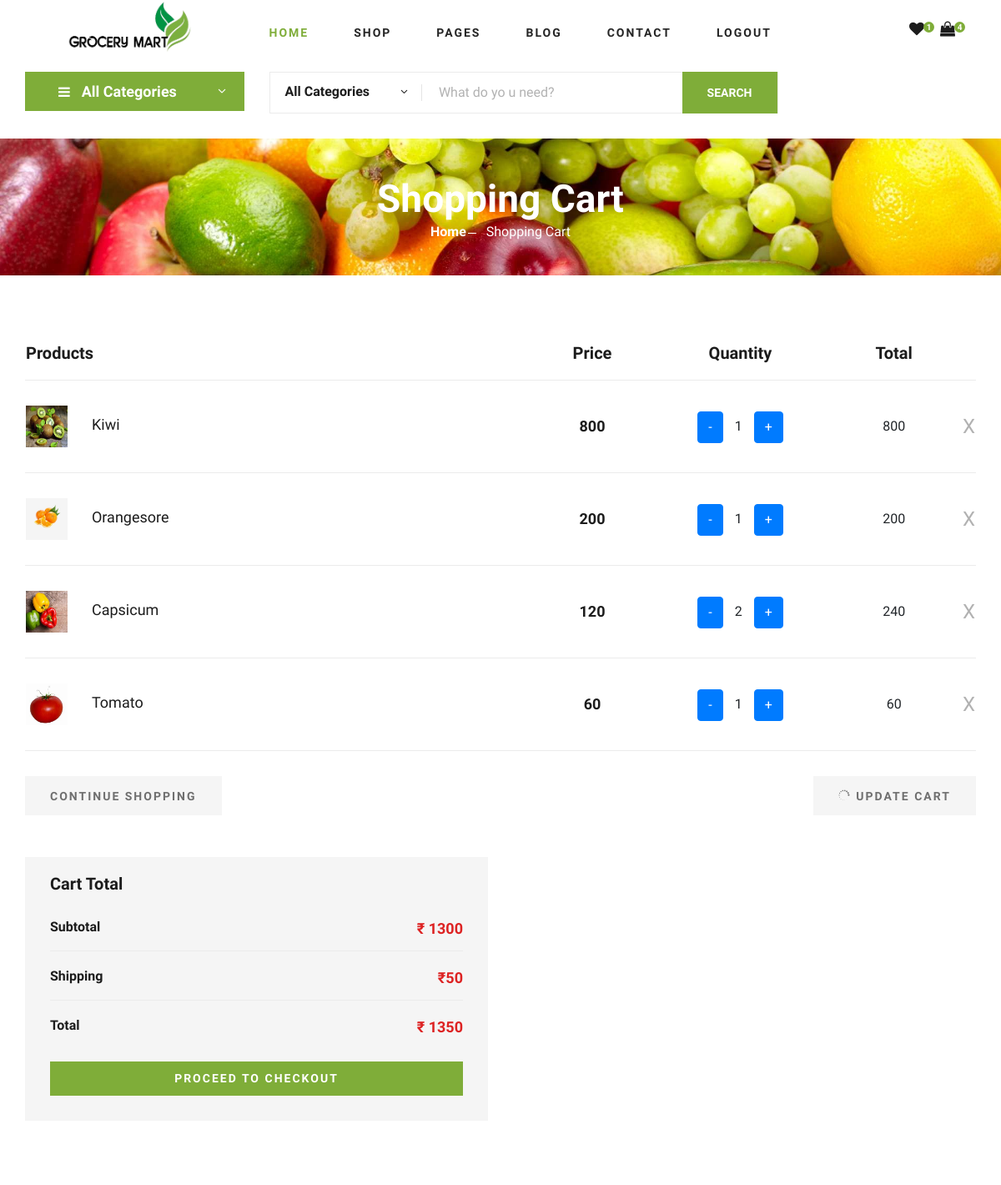
Page /shoping_cart/ (signed in, upper part) on the earlier database version.
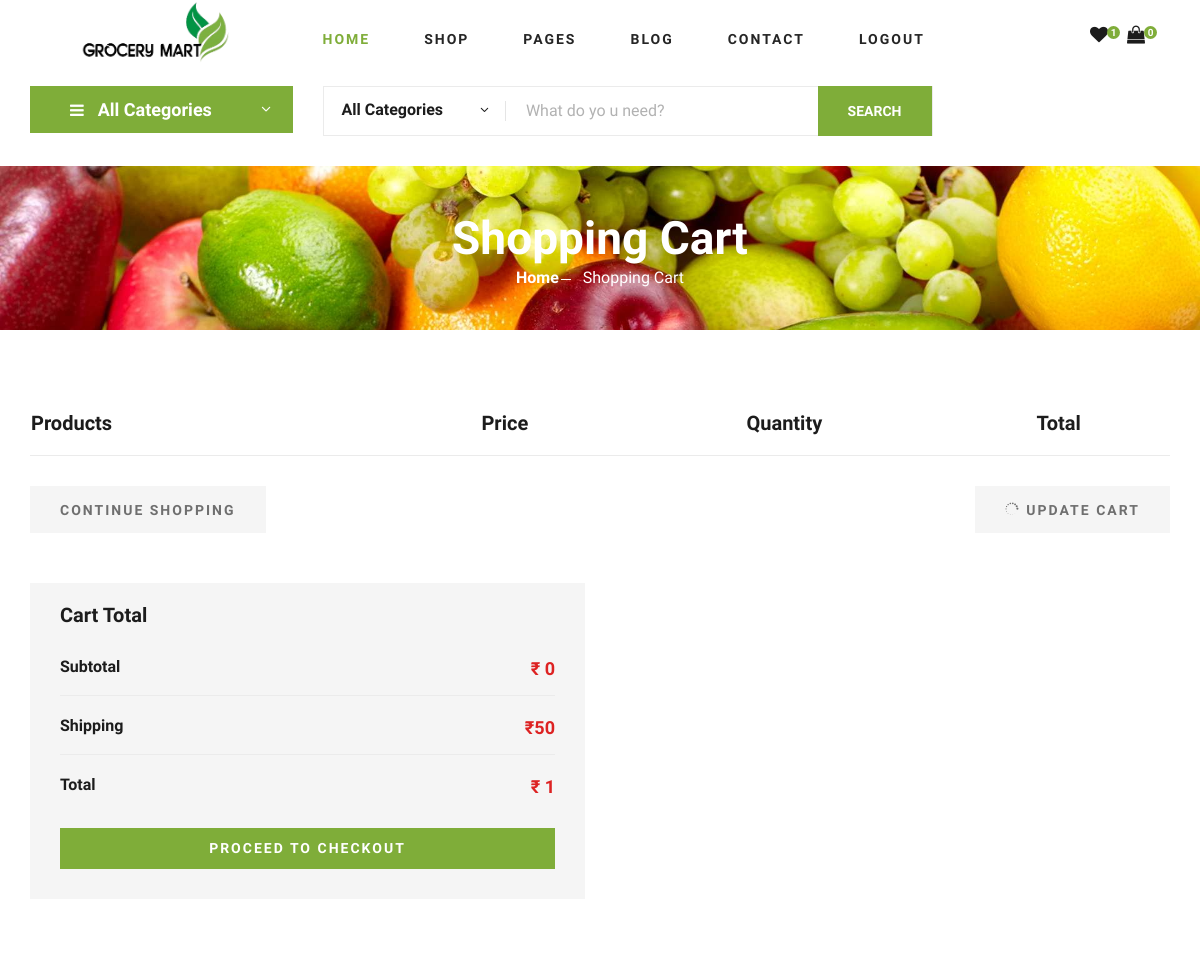
Same page on the later database version.
### myapp/models.py (models this page shows)
class Add_to_cart(models.Model):
    product_id = models.ForeignKey(Add_product, on_delete=models.CASCADE)
    user_id =  models.ForeignKey(User, on_delete=models.CASCADE)
    pic = models.ImageField(upload_to = "img")
    name = models.CharField(max_length=30)
    quantuty = models.IntegerField(default=1)
    price = models.IntegerField()
    total_price = models.IntegerField()

### myapp/views.py (the view)
# urls.py: path('shoping_cart/',views.shoping_cart,name='shoping_cart'),
def shoping_cart(request):
    uid = User.objects.get(email=request.session['email'])
    cid = Add_to_cart.objects.filter(user_id=uid)
    prod = Add_to_cart.objects.filter(user_id=uid)
    lid = Add_to_cart.objects.filter(user_id=uid).count()
    list1=[]
    sub_total=0
    total = 1
    for x in prod:
        z=x.price * x.quantuty
        list1.append(z)
        sub_total = sum(list1)
        total = sub_total + 50
    context ={
        'cid' : cid,
        'lid' : lid,
        'sub_total' : sub_total,
        'total' : total
    }
    return render(request, "myapp/shoping_cart.html",context)

### myapp/templates/myapp/shoping_cart.html (shortened to what the changed rows need)
    {% extends 'myapp/index.html' %}
    {% load static %}
    {% block  content %}
    <section class="breadcrumb-section set-bg" data-setbg="{% static 'img/ab_2.jpg' %}">
        <div class="container">
            <div class="row">
                <div class="col-lg-12 text-center">
                    <div class="breadcrumb__text">
                        <h2>Shopping Cart</h2>
                    </div>
                </div>
            </div>
        </div>
    </section>
    <section class="shoping-cart spad">
        <div class="container">
            <div class="row">
                <div class="col-lg-12">
                    <div class="shoping__cart__table">
                        <table>
                            <thead>
                                <tr>
                                    <th class="shoping__product">Products</th>
                                    <th>Price</th>
                                    <th>Quantity</th>
                                    <th>Total</th>
                                    <th></th>
                                </tr>
                            </thead>
                            <tbody>
                                {% for i in  cid %}
                                <tr>
                                    <td class="shoping__cart__item">
                                        <img src="{{i.pic.url}}" height="50" width="50" alt="">
                                        <h5>{{i.name}}</h5>
                                    </td>
                                    <td class="shoping__cart__price">
                                        {{i.price}}
                                    </td>
                                <td class="quantity">
                                    <div class="quantity buttons-add-minus">
                                    <a href="{% url 'manus' i.id %}" class="btn btn-primary">-</a>
                                    <label for="" style="margin: 10px;">{{i.quantuty}}</label>
                                    <a href="{% url 'puls' i.id %}" class="btn btn-primary">+</a>
                                    </div>
                                </td>
                                    <td class="shopping__cart__total">
                                        {{i.total_price}}
                                    </td>
                                    <td class="shoping__cart__item__close">
                                       <a href="{% url 'remov' i.id %}"><span>X</span></a>
                                   </td>
                                </tr>
                                {% endfor %}
                            </tbody>
                        </table>
                    </div>
                </div>
            </div>
            <div class="row">
                <div class="col-lg-6">
                    <div class="shoping__checkout">
                        <ul>
                            <li>Subtotal <span>₹ {{sub_total}}</span></li>
                            <li>Total <span>₹ {{total}}</span></li>
                        </ul>
                    </div>
                </div>
            </div>
        </div>
    </section>
    {% endblock  %}

Differences in the rows shown:
removed Add_to_cart: pic (picture), name "Kiwi", price "800", quantuty "1", total_price "800"
removed Add_to_cart: pic (picture), name "Orangesore", price "200", quantuty "1", total_price "200"
removed Add_to_cart: pic (picture), name "Capsicum", price "120", quantuty "2", total_price "240"
removed Add_to_cart: pic (picture), name "Tomato", price "60", quantuty "1", total_price "60"
Other differences:
{{ lid }}: "4" → "0"
{{ sub_total }}: "1300" → "0"
{{ total }}: "1350" → "1"
